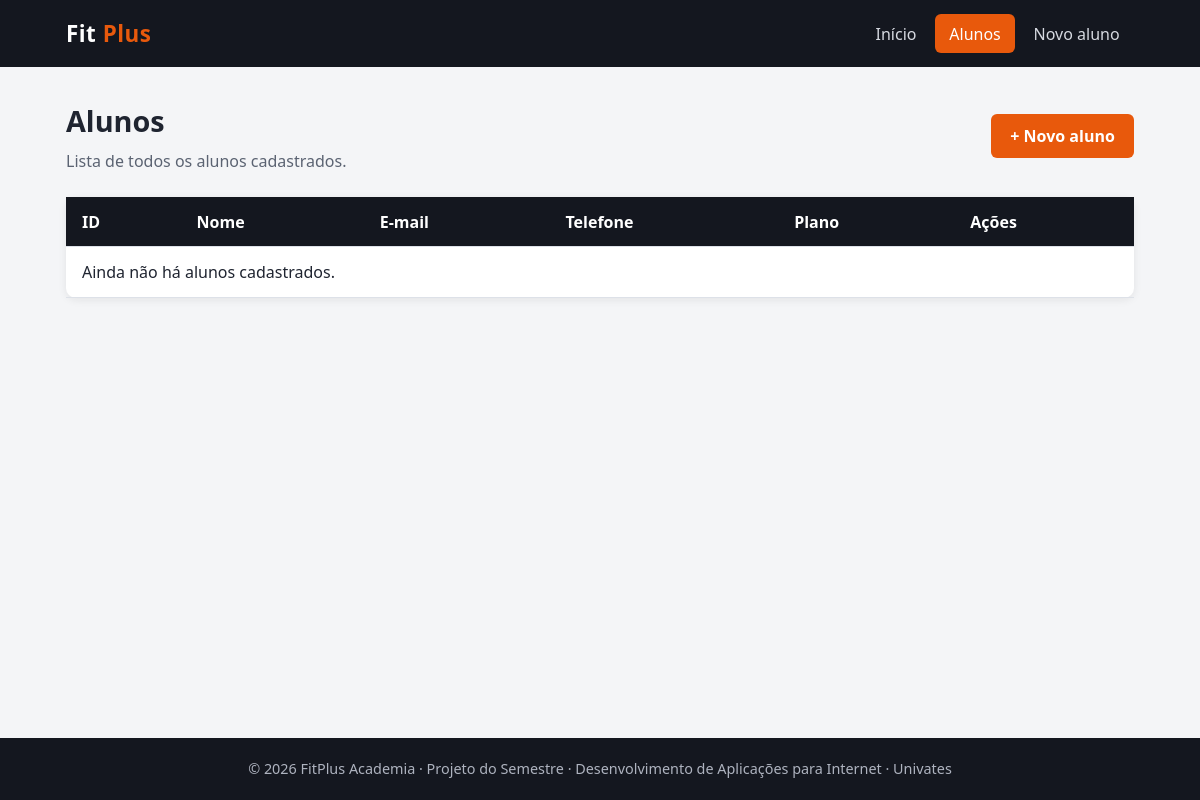
Page /alunos.php on the earlier database version.
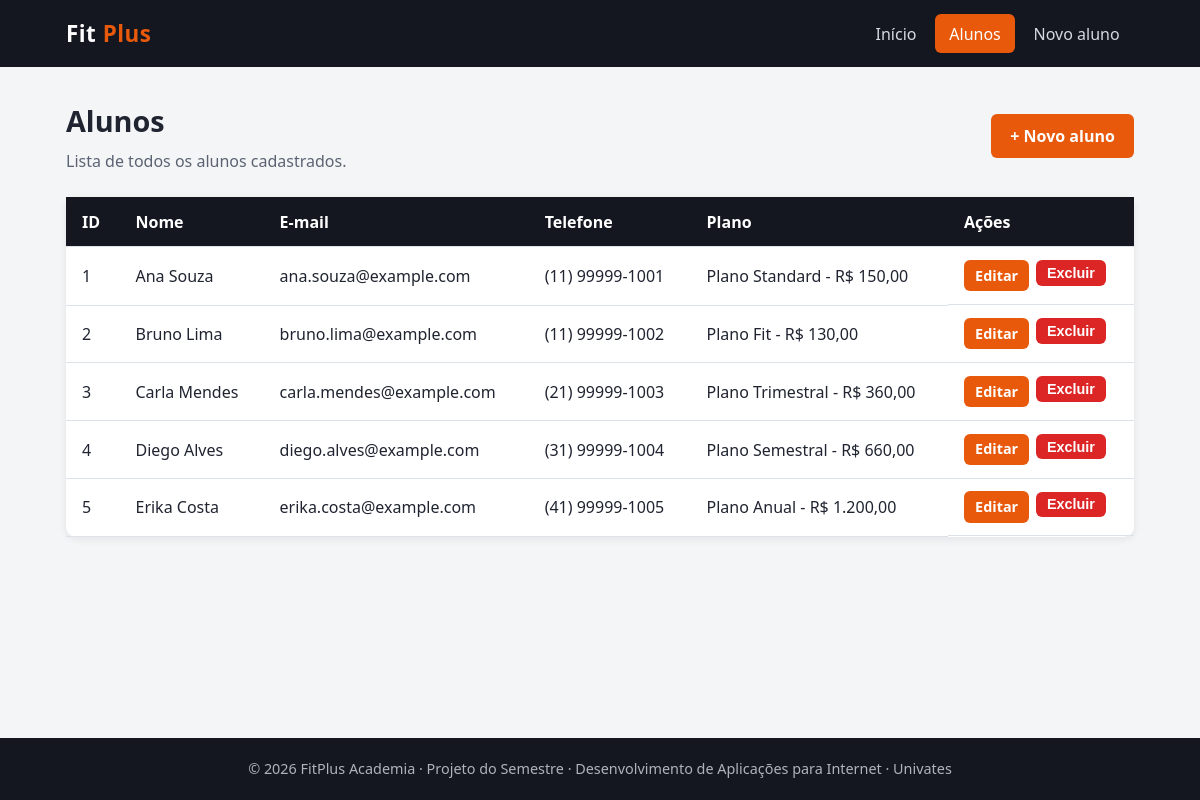
Same page on the later database version.
### tables this page shows
CREATE TABLE `alunos` (
  `id` int(11) NOT NULL AUTO_INCREMENT,
  `nome` varchar(50) NOT NULL,
  `email` varchar(100) NOT NULL,
  `telefone` varchar(20) NOT NULL,
  `dt_nascimento` date NOT NULL,
  `id_plano` int(11) NOT NULL,
  PRIMARY KEY (`id`),
  KEY `idx_alunos_id_plano` (`id_plano`),
  CONSTRAINT `fk_alunos_plano` FOREIGN KEY (`id_plano`) REFERENCES `planos` (`id`)
);

CREATE TABLE `planos` (
  `id` int(11) NOT NULL AUTO_INCREMENT,
  `titulo` varchar(50) NOT NULL,
  `valor` double NOT NULL,
  `descricao` text NOT NULL,
  PRIMARY KEY (`id`)
);

### config/conexao.php (called while the page is built)
<?php
function conectar()
{
    $host    = 'localhost';
    $banco   = 'academia_fit_plus';
    $usuario = 'root';
    $senha   = '';
    try {
        $pdo = new PDO("mysql:host=$host;dbname=$banco;charset=utf8mb4", $usuario, $senha);
        $pdo->setAttribute(PDO::ATTR_ERRMODE, PDO::ERRMODE_EXCEPTION);
        $pdo->setAttribute(PDO::ATTR_DEFAULT_FETCH_MODE, PDO::FETCH_ASSOC);
        return $pdo;
    } catch (PDOException $e) {
        die('Erro ao conectar no banco: ' . $e->getMessage());
    }
}

### DAO/alunoDAO.php (called while the page is built, shortened)
<?php
require_once __DIR__ . '/../config/conexao.php';
class AlunoDAO
{
    private $pdo;
    public function __construct()
    {
        $this->pdo = conectar();
    }
    public function listar()
    {
        $sql = $this->pdo->query(
            'SELECT alunos.*, planos.titulo AS plano, planos.valor AS valor_plano
             FROM alunos
             INNER JOIN planos ON planos.id = alunos.id_plano
             ORDER BY alunos.nome'
        );
        return $sql->fetchAll();
    }
}

### src/alunos.php (the view, shortened to what this page needs)
<?php
require_once __DIR__ . '/../DAO/alunoDAO.php';
$dao = new AlunoDAO();
$alunos = $dao->listar();
$escape = static function ($value) {
    return htmlspecialchars((string) $value, ENT_QUOTES, 'UTF-8');
};
?>
<!DOCTYPE html>
<html lang="pt-BR">
<head>
  <link rel="stylesheet" href="../assets/style.css">
</head>
<body>
  <header class="site-header">
    <div class="container">
      <a class="logo" href="index.php">Fit <span>Plus</span></a>
      <nav>
        <ul class="menu">
          <li><a href="index.php">Início</a></li>
          <li><a class="ativo" href="alunos.php">Alunos</a></li>
          <li><a href="cadastro.php">Novo aluno</a></li>
        </ul>
      </nav>
    </div>
  </header>
  <main class="container">
    <div class="cabecalho-pagina">
      <div>
        <h1>Alunos</h1>
        <p class="subtitulo">Lista de todos os alunos cadastrados.</p>
      </div>
      <a class="btn" href="cadastro.php">+ Novo aluno</a>
    </div>
    <div class="tabela-wrapper">
      <table>
        <thead>
          <tr>
            <th>ID</th>
            <th>Nome</th>
            <th>E-mail</th>
            <th>Telefone</th>
            <th>Plano</th>
            <th>Ações</th>
          </tr>
        </thead>
        <tbody>
          <?php if ($alunos === []): ?>
            <tr>
              <td colspan="6">Ainda não há alunos cadastrados.</td>
            </tr>
          <?php else: ?>
            <?php foreach ($alunos as $aluno): ?>
              <tr>
                <td><?= $escape($aluno['id']) ?></td>
                <td><?= $escape($aluno['nome']) ?></td>
                <td><?= $escape($aluno['email']) ?></td>
                <td><?= $escape($aluno['telefone']) ?></td>
                <td><?= $escape($aluno['plano']) ?> - R$ <?= number_format((float) $aluno['valor_plano'], 2, ',', '.') ?></td>
                <td class="acoes">
                  <a class="btn btn-pequeno" href="editar.php?id=<?= $escape($aluno['id']) ?>">Editar</a>
                  <form method="post" action="alunos.php" onsubmit="return confirm('Deseja realmente excluir este aluno?');">
                    <button type="submit" class="btn btn-pequeno btn-perigo">Excluir</button>
                  </form>
                </td>
              </tr>
            <?php endforeach; ?>
          <?php endif; ?>
        </tbody>
      </table>
    </div>
  </main>
  <footer class="site-footer">
    <p>&copy; 2026 FitPlus Academia &middot; Projeto do Semestre &middot; Desenvolvimento de Aplicações para Internet &middot; Univates</p>
  </footer>
</body>
</html>

### assets/style.css (style rules this page uses)
* { box-sizing: border-box; margin: 0; padding: 0; }
body { font-family: "Segoe UI", Roboto, Arial, sans-serif; background: #f4f5f7; color: #1f2430; line-height: 1.5; min-height: 100vh; display: flex; flex-direction: column; }
a { color: #e8590c; }
.site-header { background: #14171f; color: #ffffff; position: sticky; top: 0; z-index: 10; }
.site-header .container { display: flex; flex-wrap: wrap; align-items: center; justify-content: space-between; gap: 0.5rem 1.5rem; padding-top: 0.9rem; padding-bottom: 0.9rem; }
.logo { font-size: 1.4rem; font-weight: 800; letter-spacing: 0.5px; color: #ffffff; text-decoration: none; }
.logo span { color: #e8590c; }
.menu { display: flex; flex-wrap: wrap; gap: 0.25rem; list-style: none; }
.menu a { display: block; padding: 0.45rem 0.9rem; border-radius: 6px; color: #d6d9e0; text-decoration: none; font-weight: 500; }
.menu a:hover, .menu a.ativo { background: #e8590c; color: #ffffff; }
.container { width: 100%; max-width: 1100px; margin: 0 auto; padding-left: 1rem; padding-right: 1rem; }
main { flex: 1; padding-top: 2rem; padding-bottom: 2.5rem; }
h1 { font-size: 1.8rem; margin-bottom: 0.4rem; }
.subtitulo { color: #5b6372; margin-bottom: 1.5rem; }
.cabecalho-pagina { display: flex; flex-wrap: wrap; align-items: center; justify-content: space-between; gap: 1rem; margin-bottom: 1.5rem; }
.cabecalho-pagina .subtitulo { margin-bottom: 0; }
.btn { display: inline-block; padding: 0.6rem 1.2rem; border: none; border-radius: 6px; background: #e8590c; color: #ffffff; font-size: 1rem; font-weight: 600; text-decoration: none; cursor: pointer; }
.btn-perigo { background: #dc2626; }
.btn-pequeno { padding: 0.3rem 0.7rem; font-size: 0.9rem; }
.tabela-wrapper { background: #ffffff; border-radius: 10px; box-shadow: 0 2px 8px rgba(20, 23, 31, 0.08); }
table { width: 100%; border-collapse: collapse; }
th, td { padding: 0.8rem 1rem; text-align: left; border-bottom: 1px solid #dde1e8; }
thead th { background: #14171f; color: #ffffff; font-weight: 600; white-space: nowrap; }
td.acoes { display: flex; gap: 0.4rem; }
.site-footer { background: #14171f; color: #aeb3bf; text-align: center; padding: 1.25rem 1rem; font-size: 0.9rem; }

Differences in the rows shown:
added alunos: id "1", nome "Ana Souza", email "ana.souza@example.com", telefone "(11) 99999-1001", id_plano.titulo "Plano Standard", id_plano.valor "150,00"
added alunos: id "2", nome "Bruno Lima", email "bruno.lima@example.com", telefone "(11) 99999-1002", id_plano.titulo "Plano Fit", id_plano.valor "130,00"
added alunos: id "3", nome "Carla Mendes", email "carla.mendes@example.com", telefone "(21) 99999-1003", id_plano.titulo "Plano Trimestral", id_plano.valor "360,00"
added alunos: id "4", nome "Diego Alves", email "diego.alves@example.com", telefone "(31) 99999-1004", id_plano.titulo "Plano Semestral", id_plano.valor "660,00"
added alunos: id "5", nome "Erika Costa", email "erika.costa@example.com", telefone "(41) 99999-1005", id_plano.titulo "Plano Anual", id_plano.valor "1.200,00"
Other differences:
text no longer shown: "Ainda não há alunos cadastrados."
